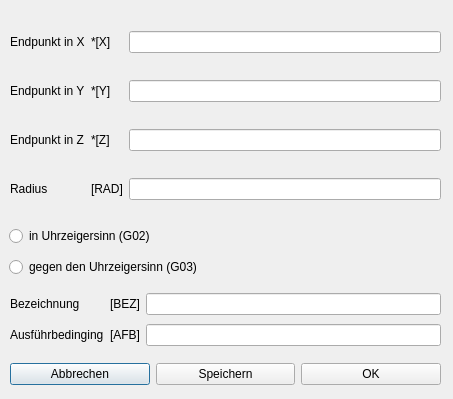
<?xml version="1.0" encoding="UTF-8"?>
<ui version="4.0">
 <class>Dialog_fraeser_bogen</class>
 <widget class="QDialog" name="Dialog_fraeser_bogen">
  <property name="geometry">
   <rect>
    <x>0</x>
    <y>0</y>
    <width>453</width>
    <height>399</height>
   </rect>
  </property>
  <property name="windowTitle">
   <string>gebogene Fräsbahn</string>
  </property>
  <widget class="QWidget" name="layoutWidget">
   <property name="geometry">
    <rect>
     <x>10</x>
     <y>10</y>
     <width>431</width>
     <height>211</height>
    </rect>
   </property>
   <layout class="QGridLayout" name="gridLayout">
    <item row="3" column="2">
     <widget class="QLineEdit" name="lineEdit_radius"/>
    </item>
    <item row="0" column="0">
     <widget class="QLabel" name="label_ende_x">
      <property name="text">
       <string>Endpunkt in X</string>
      </property>
     </widget>
    </item>
    <item row="0" column="1">
     <widget class="QLabel" name="label_ende_x_var">
      <property name="text">
       <string>*[X]</string>
      </property>
     </widget>
    </item>
    <item row="0" column="2">
     <widget class="QLineEdit" name="lineEdit_ende_x"/>
    </item>
    <item row="1" column="0">
     <widget class="QLabel" name="label_ende_y">
      <property name="text">
       <string>Endpunkt in Y</string>
      </property>
     </widget>
    </item>
    <item row="1" column="1">
     <widget class="QLabel" name="label_ende_y_var">
      <property name="text">
       <string>*[Y]</string>
      </property>
     </widget>
    </item>
    <item row="1" column="2">
     <widget class="QLineEdit" name="lineEdit_ende_y"/>
    </item>
    <item row="2" column="0">
     <widget class="QLabel" name="label_ende_z">
      <property name="text">
       <string>Endpunkt in Z</string>
      </property>
     </widget>
    </item>
    <item row="2" column="1">
     <widget class="QLabel" name="label_ende_z_var">
      <property name="text">
       <string>*[Z]</string>
      </property>
     </widget>
    </item>
    <item row="2" column="2">
     <widget class="QLineEdit" name="lineEdit_ende_z"/>
    </item>
    <item row="3" column="1">
     <widget class="QLabel" name="label_radius_var">
      <property name="text">
       <string>[RAD]</string>
      </property>
     </widget>
    </item>
    <item row="3" column="0">
     <widget class="QLabel" name="label_radius">
      <property name="text">
       <string>Radius</string>
      </property>
     </widget>
    </item>
   </layout>
  </widget>
  <widget class="QWidget" name="layoutWidget">
   <property name="geometry">
    <rect>
     <x>10</x>
     <y>290</y>
     <width>431</width>
     <height>61</height>
    </rect>
   </property>
   <layout class="QGridLayout" name="gridLayout_3">
    <item row="0" column="0">
     <widget class="QLabel" name="label_bezeichnung">
      <property name="text">
       <string>Bezeichnung</string>
      </property>
     </widget>
    </item>
    <item row="0" column="1">
     <widget class="QLabel" name="label_bezeichnung_var">
      <property name="text">
       <string>[BEZ]</string>
      </property>
     </widget>
    </item>
    <item row="0" column="2">
     <widget class="QLineEdit" name="lineEdit_bezeichnung"/>
    </item>
    <item row="1" column="0">
     <widget class="QLabel" name="label_ausfbed">
      <property name="text">
       <string>Ausführbedinging</string>
      </property>
     </widget>
    </item>
    <item row="1" column="1">
     <widget class="QLabel" name="label_ausfbed_var">
      <property name="text">
       <string>[AFB]</string>
      </property>
     </widget>
    </item>
    <item row="1" column="2">
     <widget class="QLineEdit" name="lineEdit_ausfbed"/>
    </item>
   </layout>
  </widget>
  <widget class="QWidget" name="layoutWidget">
   <property name="geometry">
    <rect>
     <x>10</x>
     <y>360</y>
     <width>431</width>
     <height>29</height>
    </rect>
   </property>
   <layout class="QHBoxLayout" name="horizontalLayout">
    <item>
     <widget class="QPushButton" name="pushButton_abbrechen">
      <property name="text">
       <string>Abbrechen</string>
      </property>
     </widget>
    </item>
    <item>
     <widget class="QPushButton" name="pushButton_speichern">
      <property name="text">
       <string>Speichern</string>
      </property>
     </widget>
    </item>
    <item>
     <widget class="QPushButton" name="pushButton_ok">
      <property name="text">
       <string>OK</string>
      </property>
     </widget>
    </item>
   </layout>
  </widget>
  <widget class="QWidget" name="layoutWidget">
   <property name="geometry">
    <rect>
     <x>9</x>
     <y>221</y>
     <width>431</width>
     <height>61</height>
    </rect>
   </property>
   <layout class="QVBoxLayout" name="verticalLayout">
    <item>
     <widget class="QRadioButton" name="radioButton_im_UZS">
      <property name="text">
       <string>in Uhrzeigersinn (G02)</string>
      </property>
     </widget>
    </item>
    <item>
     <widget class="QRadioButton" name="radioButton_gegen_UZS">
      <property name="text">
       <string>gegen den Uhrzeigersinn (G03)</string>
      </property>
     </widget>
    </item>
   </layout>
  </widget>
 </widget>
 <tabstops>
  <tabstop>lineEdit_ende_x</tabstop>
  <tabstop>lineEdit_ende_y</tabstop>
  <tabstop>lineEdit_ende_z</tabstop>
  <tabstop>lineEdit_radius</tabstop>
  <tabstop>radioButton_im_UZS</tabstop>
  <tabstop>radioButton_gegen_UZS</tabstop>
  <tabstop>lineEdit_bezeichnung</tabstop>
  <tabstop>lineEdit_ausfbed</tabstop>
  <tabstop>pushButton_abbrechen</tabstop>
  <tabstop>pushButton_speichern</tabstop>
  <tabstop>pushButton_ok</tabstop>
 </tabstops>
 <resources/>
 <connections/>
</ui>
